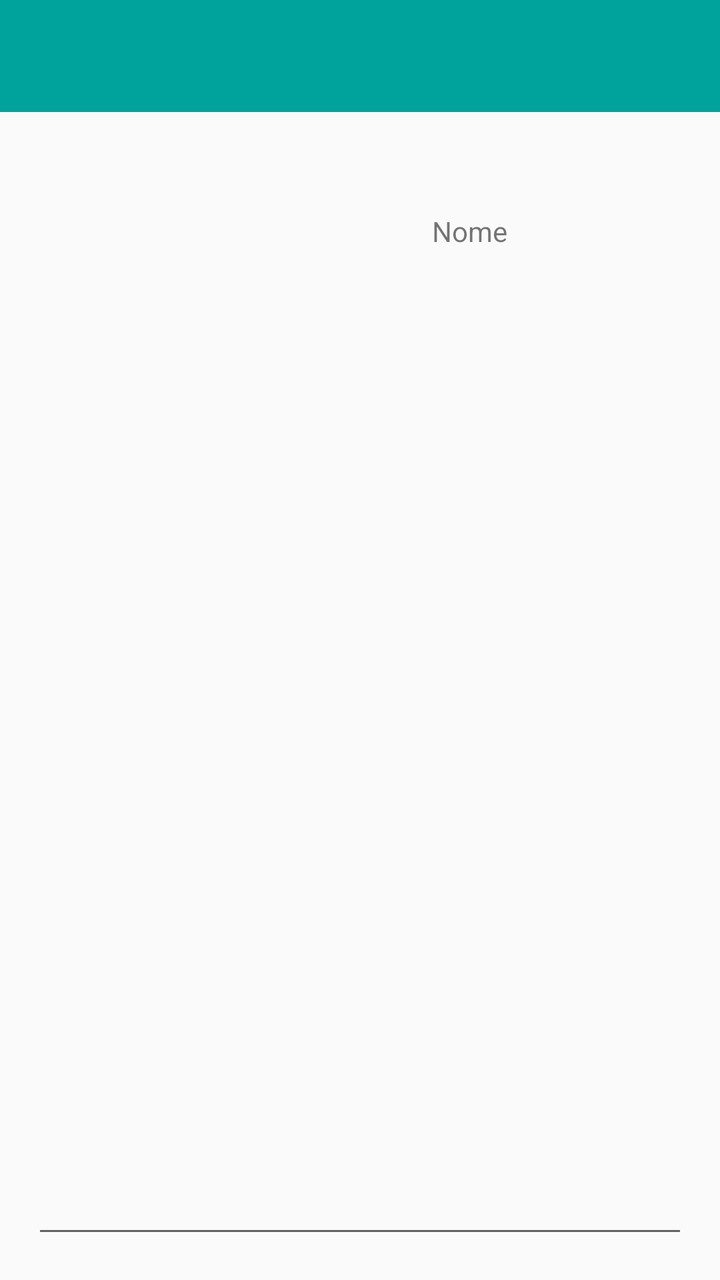
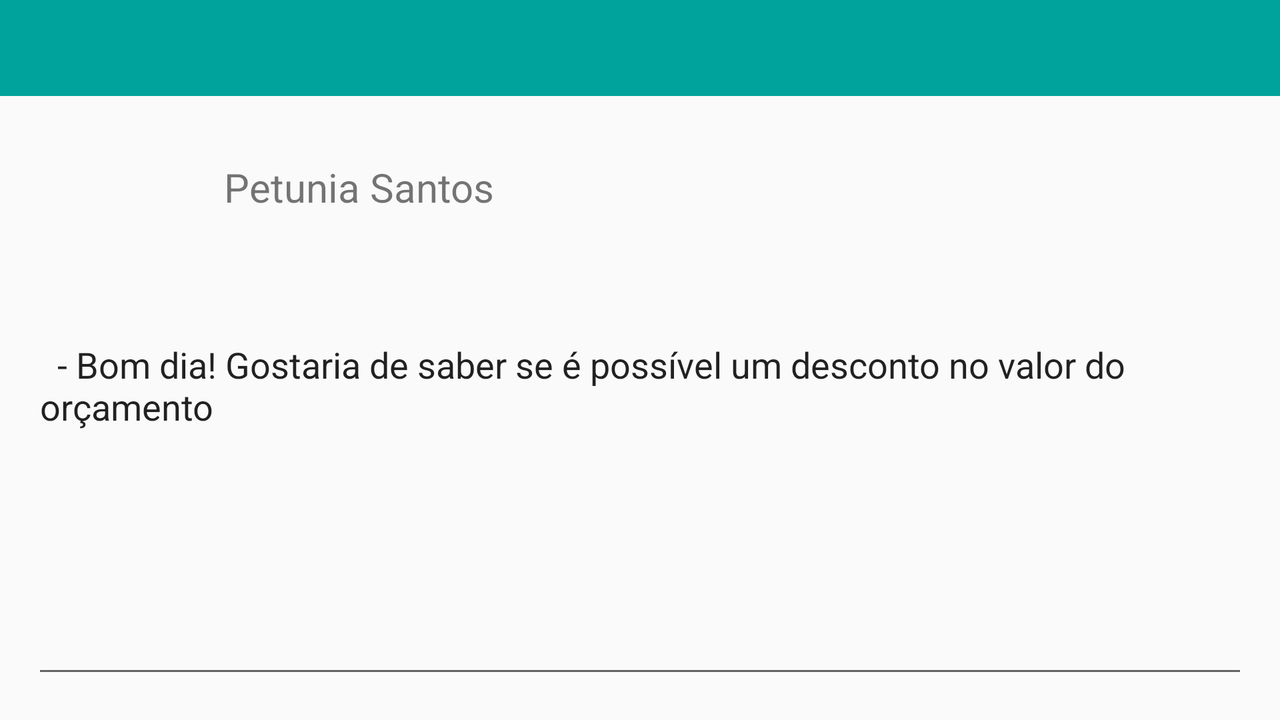

First picture: res/layout/ on a phone held upright. Second picture: the repository's own variant of that layout, on a device whose configuration matches the variant's folder. Source for both follows.
<!-- AndroidManifest.xml: application theme AppTheme -->
<!-- res/layout/activity_chat_priv.xml -->
<?xml version="1.0" encoding="utf-8"?>
<androidx.constraintlayout.widget.ConstraintLayout xmlns:android="http://schemas.android.com/apk/res/android"
    xmlns:app="http://schemas.android.com/apk/res-auto"
    xmlns:tools="http://schemas.android.com/tools"
    android:layout_width="match_parent"
    android:layout_height="match_parent"
    tools:context=".ChatPrivActivity">

    <androidx.appcompat.widget.Toolbar
        android:id="@+id/toolbarVoltar"
        android:layout_width="match_parent"
        android:layout_height="wrap_content"
        android:background="?attr/colorPrimary"
        android:minHeight="?attr/actionBarSize"
        android:theme="?attr/actionBarTheme"
        app:layout_constraintEnd_toEndOf="parent"
        app:layout_constraintStart_toStartOf="parent"
        app:layout_constraintTop_toTopOf="parent" />

    <ImageView
        android:id="@+id/imgFoto"
        android:layout_width="80dp"
        android:layout_height="80dp"
        android:layout_marginStart="120dp"
        android:layout_marginLeft="120dp"
        android:layout_marginTop="24dp"
        app:layout_constraintStart_toStartOf="parent"
        app:layout_constraintTop_toBottomOf="@+id/toolbarVoltar"
        tools:srcCompat="@drawable/ic_launcher_foreground" />

    <TextView
        android:id="@+id/tvnome"
        android:layout_width="wrap_content"
        android:layout_height="wrap_content"
        android:layout_marginStart="16dp"
        android:layout_marginLeft="16dp"
        android:layout_marginTop="50dp"
        android:text="Nome"
        app:layout_constraintStart_toEndOf="@+id/imgFoto"
        app:layout_constraintTop_toBottomOf="@+id/toolbarVoltar" />

    <EditText
        android:id="@+id/editTextTextMultiLine"
        android:layout_width="0dp"
        android:layout_height="0dp"
        android:layout_marginStart="16dp"
        android:layout_marginLeft="16dp"
        android:layout_marginTop="16dp"
        android:layout_marginEnd="16dp"
        android:layout_marginRight="16dp"
        android:layout_marginBottom="16dp"
        android:ems="10"
        android:gravity="start|top"
        android:inputType="textMultiLine"
        app:layout_constraintBottom_toBottomOf="parent"
        app:layout_constraintEnd_toEndOf="parent"
        app:layout_constraintStart_toStartOf="parent"
        app:layout_constraintTop_toBottomOf="@+id/imgFoto" />

</androidx.constraintlayout.widget.ConstraintLayout>
<!-- resources referenced by this layout -->
<resources>
  <style name="AppTheme" parent="Theme.AppCompat.Light.NoActionBar">
          
          
          <item name="colorPrimary">@color/colorPrimary</item>
          <item name="colorPrimaryDark">@color/colorPrimaryDark</item>
          <item name="colorAccent">@color/colorAccent</item>
      </style>
  <color name="colorPrimary">#00a39b</color>
  <color name="colorPrimaryDark">#000000</color>
  <color name="colorAccent">#00a39b</color>
</resources>
<!-- res/layout-land/activity_chat_priv.xml (the repository's variant of the layout above) -->
<!-- drawn on the phone turned sideways -->
<?xml version="1.0" encoding="utf-8"?>
<androidx.constraintlayout.widget.ConstraintLayout xmlns:android="http://schemas.android.com/apk/res/android"
    xmlns:app="http://schemas.android.com/apk/res-auto"
    xmlns:tools="http://schemas.android.com/tools"
    android:layout_width="match_parent"
    android:layout_height="match_parent"
    tools:context=".ChatPrivActivity">

    <androidx.appcompat.widget.Toolbar
        android:id="@+id/toolbarVoltar"
        android:layout_width="match_parent"
        android:layout_height="wrap_content"
        android:background="?attr/colorPrimary"
        android:minHeight="?attr/actionBarSize"
        android:theme="?attr/actionBarTheme"
        app:layout_constraintEnd_toEndOf="parent"
        app:layout_constraintStart_toStartOf="parent"
        app:layout_constraintTop_toTopOf="parent" />

    <TextView
        android:id="@+id/tvnome"
        android:layout_width="wrap_content"
        android:layout_height="wrap_content"
        android:layout_marginStart="16dp"
        android:layout_marginLeft="16dp"
        android:layout_marginTop="32dp"
        android:text="Petunia Santos"
        android:textSize="20sp"
        app:layout_constraintStart_toEndOf="@+id/imageView6"
        app:layout_constraintTop_toBottomOf="@+id/toolbarVoltar" />

    <EditText
        android:id="@+id/editTextTextMultiLine"
        android:layout_width="0dp"
        android:layout_height="0dp"
        android:layout_marginStart="16dp"
        android:layout_marginLeft="16dp"
        android:layout_marginTop="16dp"
        android:layout_marginEnd="16dp"
        android:layout_marginRight="16dp"
        android:layout_marginBottom="16dp"
        android:ems="10"
        android:gravity="start|top"
        android:inputType="textMultiLine"
        android:text="  - Bom dia! Gostaria de saber se é possível um desconto no valor do orçamento"
        app:layout_constraintBottom_toBottomOf="parent"
        app:layout_constraintEnd_toEndOf="parent"
        app:layout_constraintStart_toStartOf="parent"
        app:layout_constraintTop_toBottomOf="@+id/imageView6" />

    <ImageView
        android:id="@+id/imageView6"
        android:layout_width="80dp"
        android:layout_height="80dp"
        android:layout_marginStart="16dp"
        android:layout_marginLeft="16dp"
        android:layout_marginTop="16dp"
        app:layout_constraintStart_toStartOf="parent"
        app:layout_constraintTop_toBottomOf="@+id/toolbarVoltar"
        app:srcCompat="@drawable/ic_baseline_emoji_emotions_24" />

</androidx.constraintlayout.widget.ConstraintLayout>
